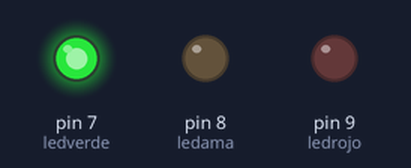
Simulated run of this sketch. Board: Arduino Uno, built with avr-gcc and run on an emulated ATmega328P. Shown: output pins drawn as LEDs (lit = HIGH).

Above: at 1.5 s.
At 4.5 s:
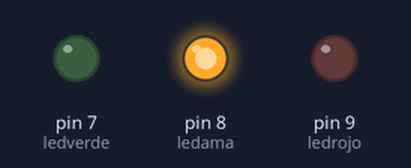
At 7.5 s:
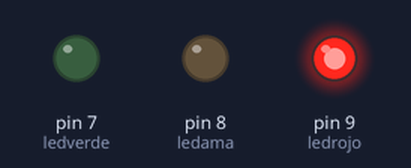
Timing chart, 0 to 11.7 s (numbered marks = the images above):
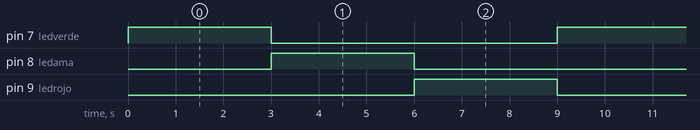

Measured:
- by itself, pin 7 (ledverde), pin 8 (ledama), pin 9 (ledrojo): alternates HIGH for 3.0 s and LOW for 6.0 s
- by itself, everything shown: repeats every 9.0 s, in 4 steps

The sketch:

Semaforo.ino
```cpp
int ledverde = 7;
int ledama = 8;
int ledrojo = 9;

void setup() {
  pinMode(ledverde, OUTPUT);
  pinMode(ledama, OUTPUT);
  pinMode(ledrojo, OUTPUT);

  digitalWrite(ledverde, LOW);
  digitalWrite(ledama, LOW);
  digitalWrite(ledrojo, LOW);

}

void loop() {
  digitalWrite(ledverde, HIGH);
  delay(3000);
  digitalWrite(ledverde, LOW);
  digitalWrite(ledama, HIGH);
  delay(3000);
  digitalWrite(ledama, LOW);
  digitalWrite(ledrojo, HIGH);
  delay(3000);
  digitalWrite(ledrojo, LOW);

}
```
